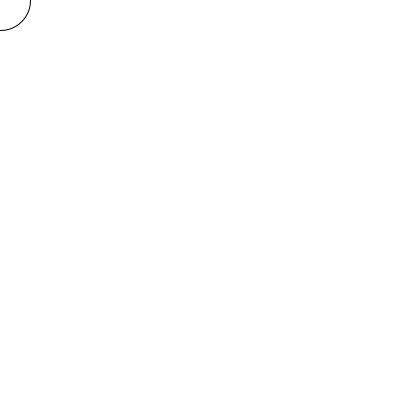
Frame 1 (no input)
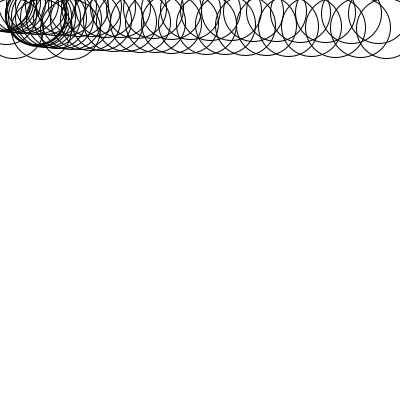
Frame 60 (the mouse pressed at the canvas centre just before this capture)
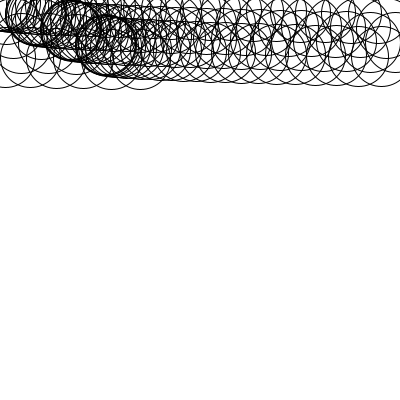
Frame 120 (the mouse held since frame 60 and released just before this capture)

The Processing sketch that drew these frames (run headless with seeded random() and noise(); from frame 60 on, the mouse is pressed at the canvas centre):

// Processing sketch: processing_71536
// ── processing_71536.pde



// Generative pattern



// Declare and initialize two float variables
float circleX = 0;
float circleY = 0;


void setup() {
  size(400,400);
  smooth();
  background(255);
}

void draw() {
  
  stroke(0);
  fill(255, 255, 255, 0); // alpha transparent
  

  ellipse(circleX, circleY, 60, 60);
 
  // This will make the to the right on the next pass --
  // each move will increase from 0 to 30 pixels to the right
  circleX = circleX + (frameCount % 30); 
  //Keep it in range
  circleX = circleX % width;
  
  // Move circle down + keep it in range
  circleY = circleY + 0.5;
  circleY = circleY % width;
  
 
}
